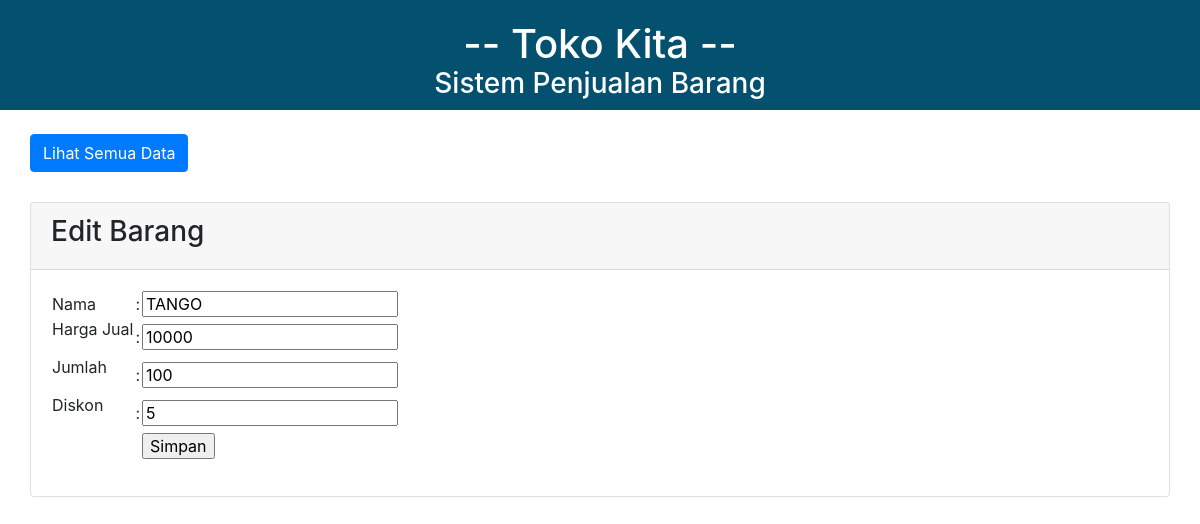
/edit_beli.php?id=8, run on the app's committed database.
### tables this page shows
CREATE TABLE `barang_beli` (
  `id` int(4) NOT NULL,
  `tanggal_beli` date NOT NULL,
  `nama_barang` varchar(60) NOT NULL,
  `harga_beli` int(12) NOT NULL,
  `jumlah` int(12) NOT NULL,
  `diskon` int(4) NOT NULL,
  `total_harga` int(12) NOT NULL
);

### edit_beli.php (the view, shortened to what this page needs)
<html>
<head>
<link rel="stylesheet" type="text/css" href="style_input.css">
	<link rel="stylesheet" type="text/css" href="https://cdnjs.cloudflare.com/ajax/libs/twitter-bootstrap/4.5.2/css/bootstrap.css">
	<link rel="stylesheet" type="text/css" href="https://cdn.datatables.net/1.10.22/css/dataTables.bootstrap4.min.css">
</head>
<body>
    <div class="judul">
    <h1>-- Toko Kita --</h1>
    <br>
    <h3>Sistem Penjualan Barang</h3>
    </div>
    <br/>
    <a class="btn btn-primary" href="index.php">Lihat Semua Data</a>
    <br/>
        <div class="card">
            <div class="card-header">
            <h3>Edit Barang</h3>
            </div>
            <div class="card-body">
                <?php
                include "koneksi.php";
                $id = $_GET['id'];
                $query_mysql = mysqli_query($conn, "SELECT * FROM barang_beli WHERE id='$id'")or die(mysql_error());
                while($data = mysqli_fetch_array($query_mysql)){
                ?>
                <form action="update_beli.php" method="post">
                <table>
                <tr>
                <td>Nama</td>
                <td>:</td>
                <td>
                <input type="text" name="nama_barang" value="<?php echo $data['nama_barang'] ?>" readonly>
                </td>
                </tr>
                <tr>
                <td><p>Harga Jual</td>
                <td>:</td>
                <td><input name = "harga_beli" type = number value="<?php echo $data['harga_beli'] ?>"><br></td>
                </tr>
                <tr>
                <td><p>Jumlah</td>
                <td>:</td>
                <td><input name = "jumlah" type = number value="<?php echo $data['jumlah'] ?>"><br></td>
                </tr>
                <tr>
                <td><p>Diskon</td>
                <td>:</td>
                <td><input name = "diskon" type = number value="<?php echo $data['diskon'] ?>"><br></td>
                </tr>
                <tr>
                <td></td>
                <td></td>
                <td><input type="submit" value="Simpan"></td> </tr>
                </table>
                </form>
                <?php } ?>
            </div>
        </div>
</body>

### style_input.css (style rules this page uses)
body { font-family: 'roboto'; color: #000000; }
.judul { background: #03506f; padding: 20px; text-align: center; }
.judul h1 { height: 15px; color: #ffffff; }
.judul h3 { height: 15px; color: #ffffff; }
.btn-primary { margin-left: 30px; }
.card { margin-left: 30px; margin-top: 30px; margin-right: 30px; }

### data on the page
barang_beli: nama_barang "TANGO", harga_beli "10000", jumlah "100", diskon "5"
